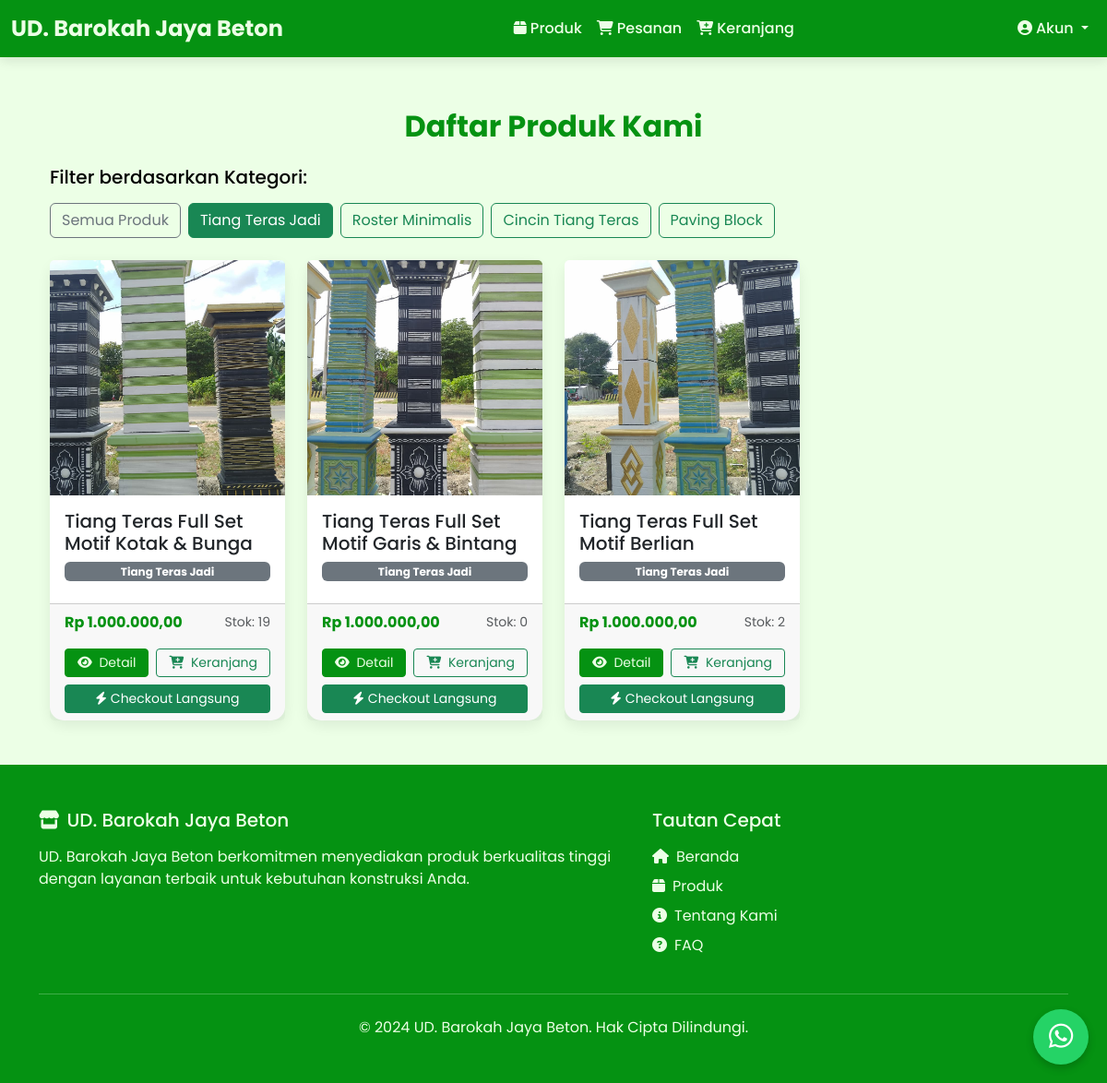
The app's page /produk/?kategori=9 with its own data.
### admin_dashboard/models.py (models this page shows, shortened)
class Kategori(models.Model):
    id = models.AutoField(primary_key=True)
    nama_kategori = models.CharField(max_length=255, verbose_name="Nama Kategori")
    class Meta:
        verbose_name_plural = "Kategori"
        db_table = 'kategori'

class Produk(models.Model):
    id = models.AutoField(primary_key=True)
    nama_produk = models.CharField(max_length=255, verbose_name="Nama Produk")
    deskripsi_produk = models.TextField(verbose_name="Deskripsi Produk")
    foto_produk = models.ImageField(upload_to='produk_images/', verbose_name="Foto Produk")
    stok_produk = models.IntegerField(verbose_name="Stok Produk")
    harga_produk = models.DecimalField(max_digits=10, decimal_places=2, verbose_name="Harga Produk")
    kategori = models.ForeignKey(Kategori, on_delete=models.SET_NULL, blank=True, null=True, verbose_name="Kategori")
    class Meta:
        verbose_name_plural = "Produk"
        db_table = 'produk'

### admin_dashboard/views.py (the view, shortened to what this page needs)
# urls.py: path('produk/', views.produk_list, name='produk_list'),
def produk_list(request):
    kategori_list = Kategori.objects.all()
    kategori_id = request.GET.get('kategori')
    if kategori_id:
        produk = Produk.objects.filter(kategori__id=kategori_id)
    else:
        produk = Produk.objects.all()
    pelanggan_id = request.session.get('pelanggan_id')
    pelanggan = get_object_or_404(Pelanggan, pk=pelanggan_id) if pelanggan_id else None
    from datetime import date
    today = date.today()
    is_birthday = False
    is_loyal = False
    total_spending = 0
    qualifies_for_instant_loyalty = is_birthday and not is_loyal if pelanggan else False
    total_cart_value = 0
    keranjang_belanja = request.session.get('keranjang', {}) if pelanggan else {}
    qualifies_for_p2b = qualifies_for_instant_loyalty and total_cart_value >= Decimal('5000000')
    qualifies_for_p2a = is_birthday and is_loyal if pelanggan else False
    top_products_ids = []
    if pelanggan:
        try:
            top_products = pelanggan.get_top_purchased_products(limit=3)
            top_products_ids = [p.id for p in top_products]
        except Exception:
            top_products_ids = []
    for p in produk:
        diskon_produk = None
        if not diskon_produk and qualifies_for_p2a and p.id in top_products_ids:
            diskon_produk = type('DiskonPelanggan', (), {
                'persen_diskon': 10,
                'pesan': 'Diskon Ulang Tahun untuk Pelanggan Loyal'
            })()
        p.diskon_aktif = diskon_produk
    notifikasi_count = get_notification_count(pelanggan_id) if pelanggan_id else 0
    context = {
        'produk': produk,
        'kategori_list': kategori_list,
        'kategori_terpilih': kategori_id,
        'notifikasi_count': notifikasi_count,
        'qualifies_for_birthday_discount': qualifies_for_p2a  # For showing favorite product badge
    }
    return render(request, 'product_list.html', context)

### admin_dashboard/context_processors.py (called while the page is built)
def transaksi_notification_count(request):
    count = Transaksi.objects.filter(
        status_transaksi__in=['DIPROSES', 'BARU']
    ).count()
    return {
        'new_transaction_count': count
    }

### admin_dashboard/templates/product_list.html (shortened to what this page needs)
{% extends 'base.html' %}
{% load static %}
{% load humanize %}
{% block content %}
<section class="container my-5">
    <div class="row">
        <div class="col-12">
            <h2 class="mb-4 text-center fw-bold" style="color: #059212;">Daftar Produk Kami</h2>
            <div class="mb-4">
                <h5 class="mb-3">Filter berdasarkan Kategori:</h5>
                <div class="d-flex flex-wrap gap-2">
                    <a href="{% url 'produk_list' %}" class="btn btn-outline-secondary {% if not kategori_terpilih %}active{% endif %}">
                        Semua Produk
                    </a>
                    {% for kategori in kategori_list %}
                        <a href="?kategori={{ kategori.id }}" class="btn btn-outline-success {% if kategori.id|stringformat:'s' == kategori_terpilih %}active{% endif %}">
                            {{ kategori.nama_kategori }}
                        </a>
                    {% endfor %}
                </div>
            </div>
        </div>
    </div>
    <div class="row g-4">
        {% for p in produk %}
        <div class="col-lg-3 col-md-4 col-sm-6 col-12">
            <div class="card card-custom h-100 position-relative">
                <div class="ratio ratio-1x1">
                    <img src="{{ p.foto_produk.url }}" class="card-img-top object-fit-cover" alt="{{ p.nama_produk }}">
                </div>
                <div class="card-body d-flex flex-column">
                    <h5 class="card-title product-title">{{ p.nama_produk }}</h5>
                    {% if p.kategori %}
                        <span class="badge bg-secondary mb-2">{{ p.kategori.nama_kategori }}</span>
                    {% endif %}
                </div>
                <div class="card-footer pd-3">
                      <div class="d-flex justify-content-between align-items-center mb-3">
                        <span class="fw-bold product-price" style="color: #059212;">Rp {{ p.harga_produk|intcomma }}</span>
                        <small class="text-muted">Stok: {{ p.stok_produk|intcomma }}</small>
                    </div>
                    <div class="d-flex gap-2 mb-2">
                        <button type="button" class="btn btn-sm btn-custom flex-fill" data-bs-toggle="modal" data-bs-target="#detailModal{{ p.id }}" title="Detail Produk">
                            <i class="fas fa-eye"></i>
                            <span class="d-none d-md-inline ms-1">Detail</span>
                        </button>
                        <form action="{% url 'tambah_ke_keranjang' p.id %}" method="post" class="d-inline flex-fill">
                            <button type="submit" class="btn btn-sm btn-outline-success w-100" title="Tambah ke Keranjang">
                                <i class="fas fa-cart-plus"></i>
                                <span class="d-none d-md-inline ms-1">Keranjang</span>
                            </button>
                        </form>
                    </div>
                    <form action="{% url 'checkout_langsung' p.id %}" method="post" class="d-inline">
                        <button type="submit" class="btn btn-sm btn-success btn-sm w-100">
                            <i class="fas fa-bolt me-1"></i>Checkout Langsung
                        </button>
                    </form>
                </div>
            </div>
        </div>
        {% endfor %}
    </div>
</section>
{% endblock %}

### templates/base.html (style rules this page uses)
body { font-family: 'Poppins', sans-serif; background-color: #ECFFE6; padding-top: 70px; color: #000000; }
.btn-custom { background-color: #059212; border-color: #059212; color: #ECFFE6; }
.card-custom { border-radius: 15px; border: none; box-shadow: 0 5px 15px rgba(0, 0, 0, 0.08); transition: transform 0.3s ease, box-shadow 0.3s ease; background-color: #FFFFFF; }

### admin_dashboard/templates/product_list.html (style rules this page uses)
@media (min-width: 992px) { .col-lg-3 { flex: 0 0 25%; max-width: 25%; } }
.card-custom { display: flex; flex-direction: column; }
.card-body { flex-grow: 1; }
.ratio { position: relative; width: 100%; }
.ratio:before { display: block; padding-top: 100%; content: ""; }
.ratio > * { position: absolute; top: 0; left: 0; width: 100%; height: 100%; }
.object-fit-cover { object-fit: cover; }
html { scroll-behavior: smooth; }

### records on screen
Kategori: nama_kategori "Tiang Teras Jadi"
Kategori: nama_kategori "Roster Minimalis"
Kategori: nama_kategori "Cincin Tiang Teras"
Kategori: nama_kategori "Paving Block"
Produk: foto_produk (picture), nama_produk "Tiang Teras Full Set Motif Kotak & Bunga", kategori.nama_kategori "Tiang Teras Jadi", harga_produk "1.000.000,00", stok_produk "19"
Produk: foto_produk (picture), nama_produk "Tiang Teras Full Set Motif Garis & Bintang", kategori.nama_kategori "Tiang Teras Jadi", harga_produk "1.000.000,00", stok_produk "0"
Produk: foto_produk (picture), nama_produk "Tiang Teras Full Set Motif Berlian", kategori.nama_kategori "Tiang Teras Jadi", harga_produk "1.000.000,00", stok_produk "2"
